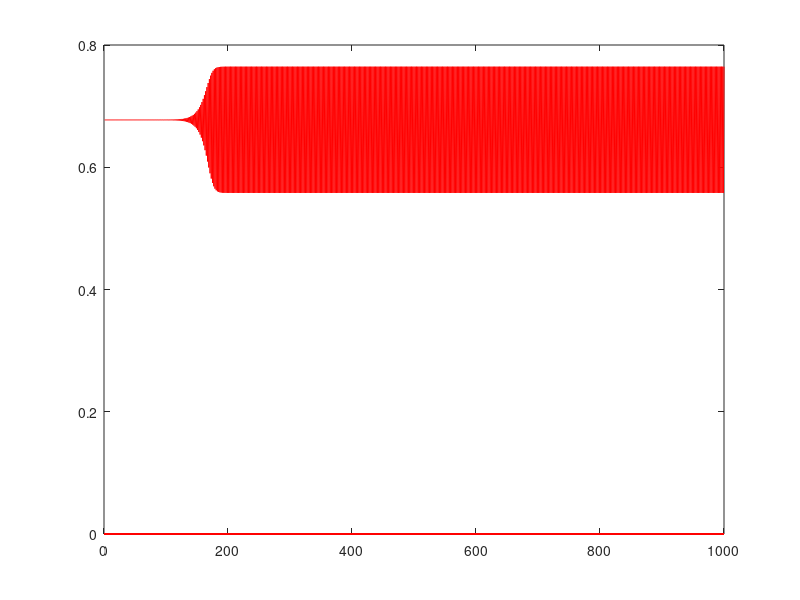

MATLAB code for this plot:
function DrawLogistic()
lambda = 3.1;
n = 1e3;
t = 1:1:n;
X = zeros(n);
X(1) = 1-1/3.1-1e-8;
for i = 2:n
    X(i) = lambda*X(i-1)*(1-X(i-1));
end
plot(t,X,'r-');
end

